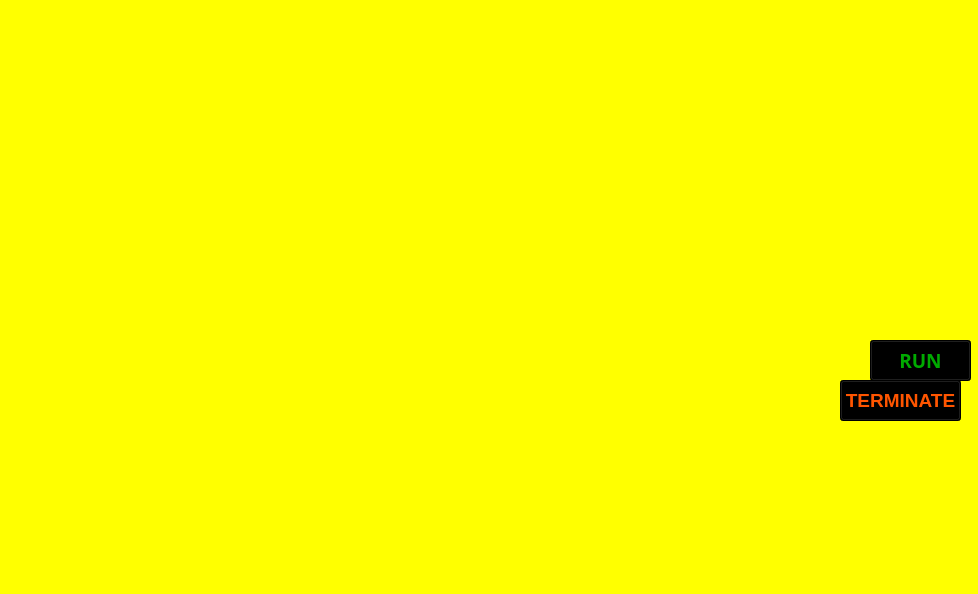
<?xml version="1.0" encoding="UTF-8"?>
<ui version="4.0">
 <class>ZEN</class>
 <widget class="QMainWindow" name="ZEN">
  <property name="geometry">
   <rect>
    <x>0</x>
    <y>0</y>
    <width>978</width>
    <height>594</height>
   </rect>
  </property>
  <property name="windowTitle">
   <string>MainWindow</string>
  </property>
  <widget class="QWidget" name="label">
   <widget class="QLabel" name="label_2">
    <property name="geometry">
     <rect>
      <x>0</x>
      <y>0</y>
      <width>981</width>
      <height>601</height>
     </rect>
    </property>
    <property name="styleSheet">
     <string notr="true">font: 75 14pt &quot;Arial&quot;;
background-color: rgb(255, 255, 0);
color: rgb(255, 0, 0);</string>
    </property>
    <property name="text">
     <string/>
    </property>
    <property name="pixmap">
     <pixmap>../SciFi_LoaderBlue.gif</pixmap>
    </property>
    <property name="scaledContents">
     <bool>true</bool>
    </property>
    <property name="margin">
     <number>-6</number>
    </property>
   </widget>
   <widget class="QLabel" name="label_3">
    <property name="geometry">
     <rect>
      <x>670</x>
      <y>460</y>
      <width>301</width>
      <height>131</height>
     </rect>
    </property>
    <property name="text">
     <string/>
    </property>
    <property name="pixmap">
     <pixmap>../initiating.gif</pixmap>
    </property>
    <property name="scaledContents">
     <bool>true</bool>
    </property>
   </widget>
   <widget class="QLabel" name="label_4">
    <property name="geometry">
     <rect>
      <x>40</x>
      <y>170</y>
      <width>281</width>
      <height>281</height>
     </rect>
    </property>
    <property name="text">
     <string/>
    </property>
    <property name="pixmap">
     <pixmap>../1a7d825b332de7940e2a13e87cdd89c9.png</pixmap>
    </property>
   </widget>
   <widget class="QLabel" name="label_5">
    <property name="geometry">
     <rect>
      <x>760</x>
      <y>210</y>
      <width>201</width>
      <height>71</height>
     </rect>
    </property>
    <property name="text">
     <string/>
    </property>
    <property name="pixmap">
     <pixmap>../Credits.png</pixmap>
    </property>
    <property name="scaledContents">
     <bool>true</bool>
    </property>
   </widget>
   <widget class="QTextBrowser" name="textBrowser">
    <property name="geometry">
     <rect>
      <x>550</x>
      <y>20</y>
      <width>256</width>
      <height>61</height>
     </rect>
    </property>
    <property name="styleSheet">
     <string notr="true">background: transparent;
border-radius:none;</string>
    </property>
   </widget>
   <widget class="QTextBrowser" name="textBrowser_2">
    <property name="geometry">
     <rect>
      <x>730</x>
      <y>20</y>
      <width>256</width>
      <height>61</height>
     </rect>
    </property>
    <property name="layoutDirection">
     <enum>Qt::LeftToRight</enum>
    </property>
    <property name="styleSheet">
     <string notr="true">background: transparent;
border-radius:none;</string>
    </property>
   </widget>
   <widget class="QPushButton" name="pushButton">
    <property name="geometry">
     <rect>
      <x>870</x>
      <y>340</y>
      <width>101</width>
      <height>41</height>
     </rect>
    </property>
    <property name="font">
     <font>
      <family>Arial Black</family>
      <pointsize>14</pointsize>
      <weight>75</weight>
      <bold>true</bold>
     </font>
    </property>
    <property name="layoutDirection">
     <enum>Qt::LeftToRight</enum>
    </property>
    <property name="styleSheet">
     <string notr="true">background-color: rgb(0, 0, 0);
color: rgb(0, 170, 0);</string>
    </property>
    <property name="text">
     <string>RUN</string>
    </property>
   </widget>
   <widget class="QPushButton" name="pushButton_2">
    <property name="geometry">
     <rect>
      <x>840</x>
      <y>380</y>
      <width>121</width>
      <height>41</height>
     </rect>
    </property>
    <property name="font">
     <font>
      <family>Arial</family>
      <pointsize>14</pointsize>
      <weight>75</weight>
      <bold>true</bold>
     </font>
    </property>
    <property name="styleSheet">
     <string notr="true">color: rgb(255, 85, 0);
background-color: rgb(0, 0, 0);</string>
    </property>
    <property name="text">
     <string>TERMINATE</string>
    </property>
   </widget>
  </widget>
 </widget>
 <resources/>
 <connections/>
</ui>
